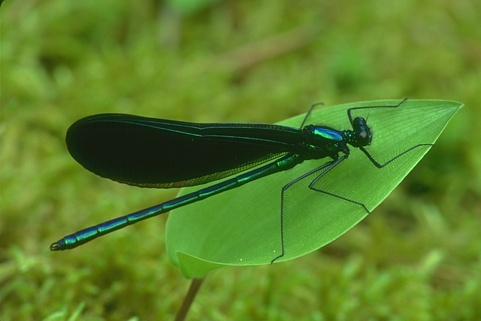
#> input picture Experiments/Image Segmentation exp/35070.jpg, 481 x 321 px
$ jupyter execute _KMeans.ipynb   (text cells are left out)
#> lines starting #> are read from the running program, lines starting #| are printed output that depends on the picture; long printed decimals are rounded; pictures that were not available may be replaced by others from this repository, and a replacement may not be noted
[cell 1]
import numpy as np
import random
import math
from matplotlib import pyplot as plt
from sklearn.datasets.samples_generator import make_blobs
import time
import pandas as pd
from scipy.spatial.distance import cdist
from sklearn.utils import shuffle

[cell 2]
cluster=3

[cell 3]
import cv2

# img = cv2.imread('238011.jpg',0)
# e = cv2.imread('238011s.png',0)

img = cv2.imread('35070.jpg',0)
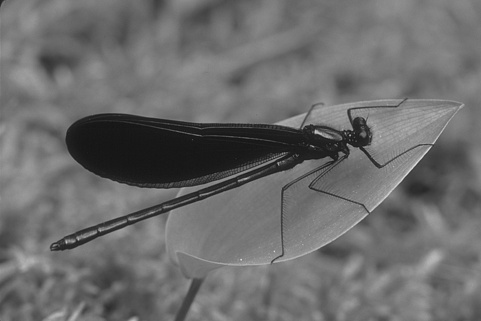
#> img: shape (321, 481); min 18, max 225, mean 108.2
e = cv2.imread('35070s.png',0)
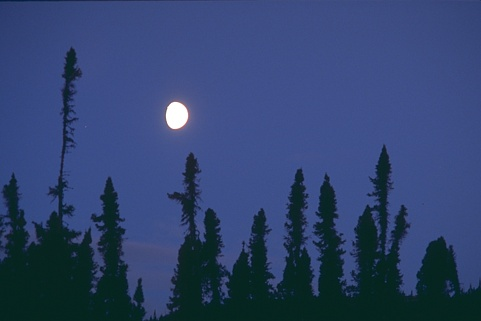
#> input picture Experiments/Image Segmentation exp/238011.jpg, 481 x 321 px, given in place of 35070s.png, which was not available
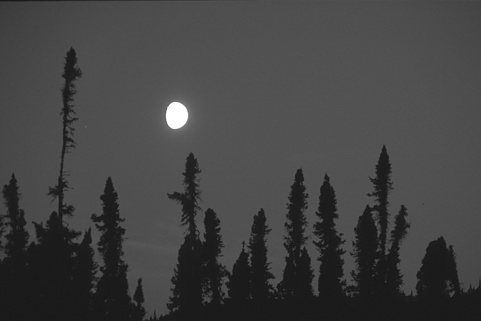
#> e: shape (321, 481); min 19, max 255, mean 66.6

# ret,e = cv2.threshold(e,100,255,cv2.THRESH_BINARY)


height, width = img.shape[0],img.shape[1]
#> height = 321; width = 481
img_list = np.reshape(img, (height*width, 1))

plt.imshow(img, cmap='gray')
plt.show()

plt.imshow(e, cmap='gray')
plt.show()


x=img_list
# x=img

[cell 4]
from sklearn.cluster import KMeans
import numpy as np

kmeans = KMeans(n_clusters=cluster, random_state=5).fit(x)
kmeans.labels_

kmeans.cluster_centers_
vv=kmeans.cluster_centers_
#> vv = [101.8, 36.42, 128.7]


ny=kmeans.labels_ #np.argmax(uu,axis=1)

# [4 lines of commented-out code are left out]

[cell 5]
index = np.copy(ny)
index = np.reshape(index, (height, width))
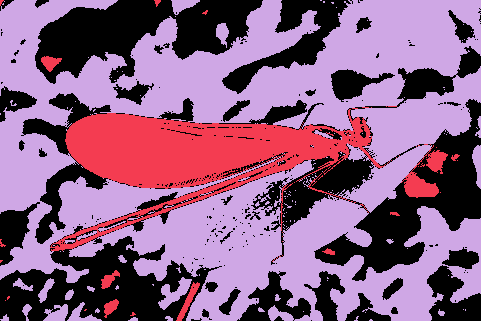
#> index: shape (321, 481) int32; 3 distinct labels, from 0 to 2; one colour per label, 0 black

# axes = plt.gca()
plt.imshow(index, cmap='gray')
plt.show(block=True)

[cell 6]
from sklearn.metrics.cluster import normalized_mutual_info_score
print(normalized_mutual_info_score(e.flatten(),ny))
#| 0.03549

from sklearn.metrics import mean_squared_error
print(mean_squared_error(e.flatten(),ny))
#| 4860.809

from sklearn.metrics.cluster import adjusted_rand_score
print(adjusted_rand_score(e.flatten(),ny))
#| 0.003337
